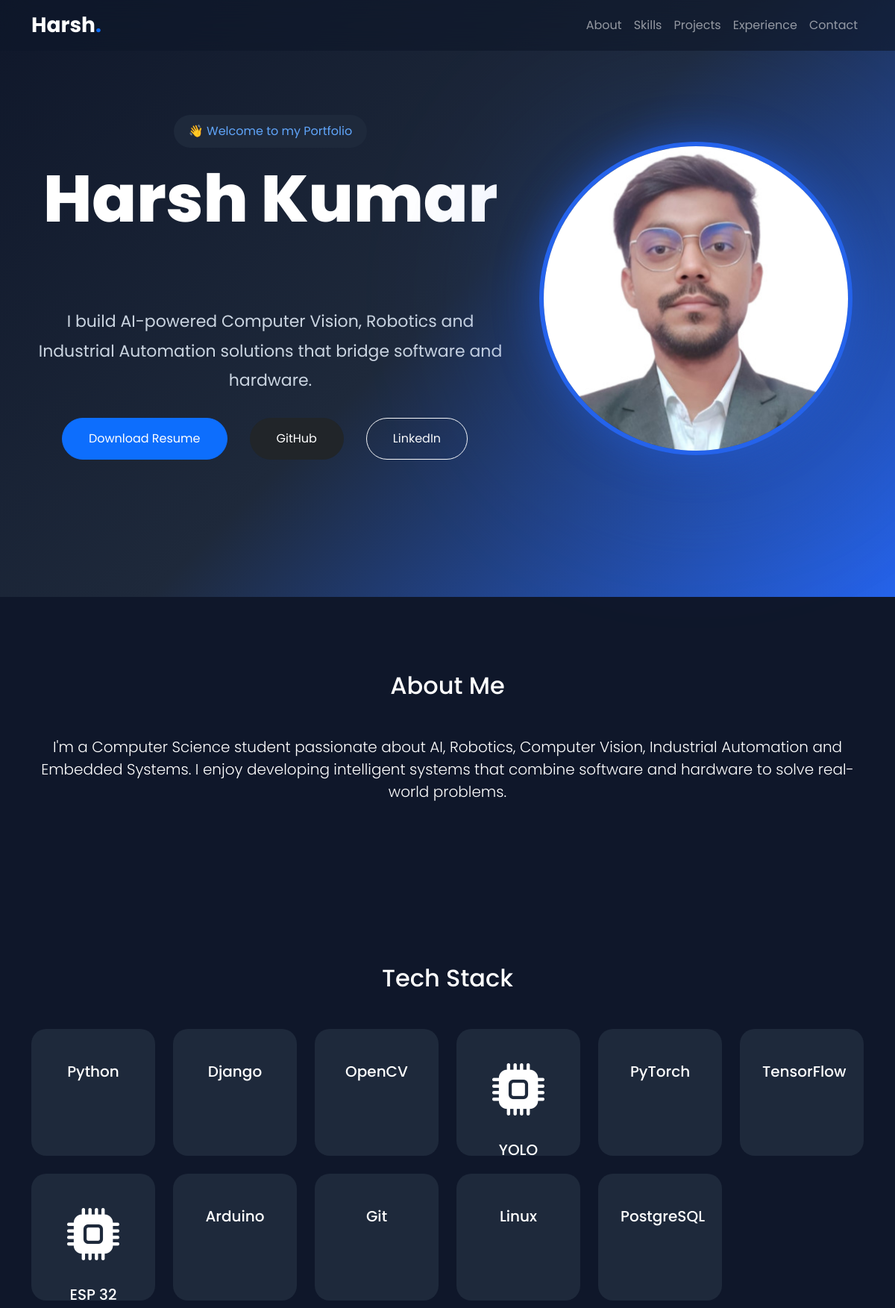
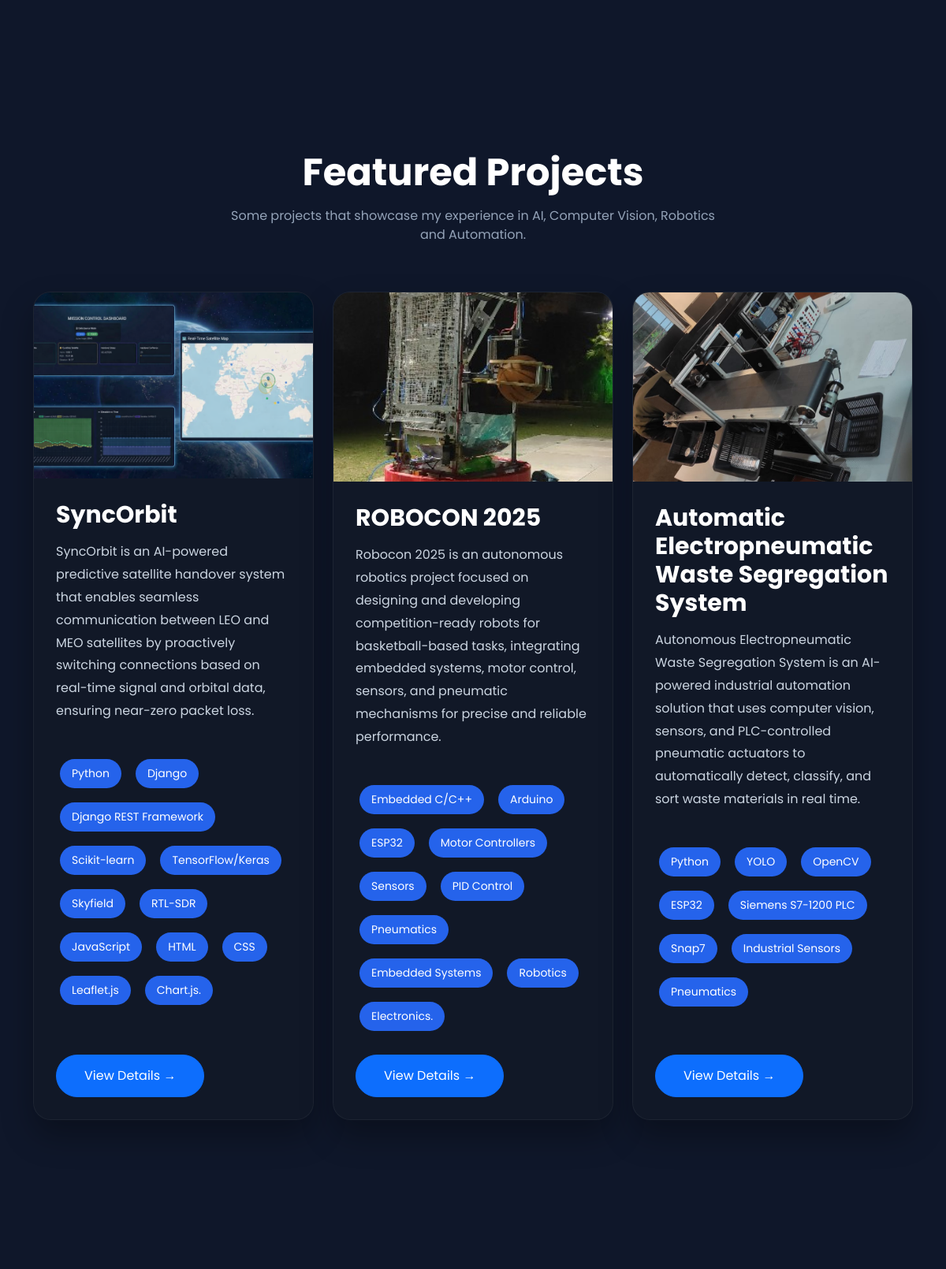
The page / (upper part) on the database its author committed (2 pictures, top to bottom).
### website/models.py (models this page shows, shortened)
class Skill(models.Model):
    CATEGORY_CHOICES = [
        ("AI", "AI & Machine Learning"),
        ("CV", "Computer Vision"),
        ("WEB", "Web Development"),
        ("EMB", "Embedded Systems"),
        ("ROB", "Robotics"),
        ("TOOLS", "Tools"),
    ]
    name = models.CharField(max_length=100)
    icon_class = models.CharField(max_length=100)
    category = models.CharField(max_length=10, choices=CATEGORY_CHOICES)

class Project(models.Model):
    title = models.CharField(max_length=200)
    slug = models.SlugField(blank=True)
    short_description = models.TextField()
    description = models.TextField()
    image = models.ImageField(upload_to="projects")
    github = models.URLField(blank=True)
    demo = models.URLField(blank=True)
    technologies = models.CharField(
        max_length=300,
        help_text="Comma separated"
    )
    featured = models.BooleanField(default=False)
    order = models.PositiveIntegerField(default=0)
    created = models.DateField(auto_now_add=True)
    def tech_list(self):
        return [t.strip() for t in self.technologies.split(",")]

### website/views.py (the view, shortened to what this page needs)
# urls.py: path("", views.home, name="home"),
def home(request):
    context = {
        "skills": Skill.objects.all(),
        "projects": Project.objects.filter(featured=True),
        "experiences": Experience.objects.all(),
        "achievements": Achievement.objects.all(),
    }
    return render(request, "index.html", context)

### website/templates/index.html (shortened to what this page needs)
{% extends 'base.html' %}
{% load static %}
{% block content %}
<nav class="navbar navbar-expand-lg fixed-top navbar-dark glass-nav">
    <div class="container">
        <a class="navbar-brand fw-bold fs-3" href="#">
            Harsh<span class="text-primary">.</span>
        </a>
        <div class="collapse navbar-collapse" id="navbar">
            <ul class="navbar-nav ms-auto">
                <li class="nav-item">
                    <a class="nav-link" href="#about">About</a>
                </li>
                <li class="nav-item">
                    <a class="nav-link" href="#skills">Skills</a>
                </li>
                <li class="nav-item">
                    <a class="nav-link" href="#projects">Projects</a>
                </li>
                <li class="nav-item">
                    <a class="nav-link" href="#experience">Experience</a>
                </li>
                <li class="nav-item">
                    <a class="nav-link" href="#contact">Contact</a>
                </li>
            </ul>
        </div>
    </div>
</nav>
{% include 'includes/hero.html' %}
<section id="about" class="section">
    <div class="container">
        <h2 class="text-center mb-5">About Me</h2>
        <p class="lead text-center">
            I'm a Computer Science student passionate about AI, Robotics, Computer Vision,
            Industrial Automation and Embedded Systems. I enjoy developing intelligent
            systems that combine software and hardware to solve real-world problems.
        </p>
    </div>
</section>
<section id="skills" class="section">
    <div class="container">
        <h2 class="text-center mb-5">Tech Stack</h2>
        <div class="row g-4">
            {% for skill in skills %}
            <div class="col-lg-2 col-md-3 col-6">
                <div class="tech-card">
                    {% if skill.name == "Python" %}
                    <i class="devicon-python-plain colored"></i>
                    {% elif skill.name == "Django" %}
                    <i class="devicon-django-plain"></i>
                    {% elif skill.name == "OpenCV" %}
                    <i class="devicon-opencv-plain colored"></i>
                    {% elif skill.name == "PyTorch" %}
                    <i class="devicon-pytorch-original colored"></i>
                    {% elif skill.name == "TensorFlow" %}
                    <i class="devicon-tensorflow-original colored"></i>
                    {% elif skill.name == "Arduino" %}
                    <i class="devicon-arduino-plain colored"></i>
                    {% elif skill.name == "Git" %}
                    <i class="devicon-git-plain colored"></i>
                    {% elif skill.name == "GitHub" %}
                    <i class="devicon-github-original"></i>
                    {% elif skill.name == "Linux" %}
                    <i class="devicon-linux-plain"></i>
                    {% elif skill.name == "JavaScript" %}
                    <i class="devicon-javascript-plain colored"></i>
                    {% elif skill.name == "HTML" %}
                    <i class="devicon-html5-plain colored"></i>
                    {% elif skill.name == "CSS" %}
                    <i class="devicon-css3-plain colored"></i>
                    {% elif skill.name == "Docker" %}
                    <i class="devicon-docker-plain colored"></i>
                    {% elif skill.name == "PostgreSQL" %}
                    <i class="devicon-postgresql-plain colored"></i>
                    {% else %}
                    <i class="bi bi-cpu-fill"></i>
                    {% endif %}
                    <h5>{{ skill.name }}</h5>
                </div>
            </div>
            {% endfor %}
        </div>
    </div>
</section>
{% include "includes/projects.html" %}
{% include "includes/experience.html" %}
{% endblock %}

### website/templates/base.html (shortened to what this page needs)
{% load static %}
<!DOCTYPE html>
<html lang="en">
<head>
    <link href="https://cdn.jsdelivr.net/npm/bootstrap@5.3.3/dist/css/bootstrap.min.css" rel="stylesheet">
    <link rel="stylesheet" href="https://cdn.jsdelivr.net/npm/bootstrap-icons@1.11.3/font/bootstrap-icons.min.css">
    <link rel="stylesheet" href="{% static 'css/style.css' %}">
    <link rel="stylesheet" href="{% static 'css/projects.css' %}">
    <link rel="stylesheet" href="{% static 'css/hero.css' %}">
    <link rel="stylesheet" href="{% static 'css/timeline.css' %}">
    <link rel="stylesheet" href="{% static 'css/achievements.css' %}">
    <link rel="stylesheet" href="{% static 'css/contact.css' %}">
    <link rel="stylesheet" href="https://cdn.jsdelivr.net/gh/devicons/devicon@latest/devicon.min.css">
</head>
<body>
    {% block content %}
    {% endblock %}
</body>
</html>

### website/templates/includes/hero.html (shortened to what this page needs)
{% load static %}
<section class="hero">
    <div class="container">
        <div class="row align-items-center">
            <div class="col-lg-7">
                <span class="hero-badge">
                    👋 Welcome to my Portfolio
                </span>
                <h1>
                    Harsh Kumar
                </h1>
                <h2>
                </h2>
                <p>
                    I build AI-powered Computer Vision,
                    Robotics and Industrial Automation
                    solutions that bridge software and hardware.
                </p>
                <div class="hero-buttons">
                    <a href="/media/resume/resume.pdf" class="btn btn-primary">
                        Download Resume
                    </a>
                    <a href="https://github.com/harshkabir007" target="_blank" class="btn btn-dark">
                        GitHub
                    </a>
                    <a href="https://linkedin.com" class="btn btn-outline-light">
                        LinkedIn
                    </a>
                </div>
            </div>
            <div class="col-lg-5">
                <div class="profile-wrapper">
                    <img src="{% static 'images/profile.png' %}" class="profile-img">
                </div>
            </div>
        </div>
    </div>
</section>

### website/templates/includes/projects.html
<section id="projects" class="section">
    <div class="container">
        <div class="section-header">
            <h2>Featured Projects</h2>
            <p>
                Some projects that showcase my experience in AI,
                Computer Vision, Robotics and Automation.
            </p>
        </div>
        <div class="row g-4">
            {% for project in projects %}
            <div class="col-lg-4">
                <div class="project-card">
                    {% if project.image %}
                    <img src="{{ project.image.url }}">
                    {% endif %}
                    <div class="project-content">
                        <h3>{{ project.title }}</h3>
                        <p>{{ project.short_description }}</p>
                        <div class="tech-stack">
                            {% for tech in project.tech_list %}
                            <span>{{ tech }}</span>
                            {% endfor %}
                        </div>
                        <div class="project-footer">
                            <a href="{% url 'project_detail' project.id %}" class="btn btn-primary">
                                View Details →
                            </a>
                        </div>
                    </div>
                </div>
            </div>
            {% endfor %}
        </div>
    </div>
</section>

### website/templates/includes/experience.html (shortened to what this page needs)
<section id="experience" class="section">
</section>

### website/static/css/style.css (style rules this page uses)
* { margin: 0; padding: 0; box-sizing: border-box; font-family: Poppins, sans-serif; }
html { scroll-behavior: smooth; }
body { background: #0f172a; color: white; }
.navbar { background: rgba(15, 23, 42, .75); backdrop-filter: blur(12px); }
.hero { height: 100vh; display: flex; align-items: center; justify-content: center; text-align: center; background: linear-gradient(135deg, #0f172a, #1e293b, #2563eb); }
.hero h1 { font-size: 72px; font-weight: 700; }
.hero h2 { color: #60a5fa; margin: 20px 0; }
.hero p { font-size: 20px; max-width: 700px; margin: auto; margin-bottom: 30px; }
.section { padding: 100px 0; }
.btn-primary { padding: 14px 35px; border-radius: 50px; }
.tech-card { background: #1e293b; border-radius: 20px; padding: 30px; text-align: center; transition: .3s; height: 170px; }
.tech-card i { font-size: 70px; margin-bottom: 15px; }
.tech-card h5 { margin-top: 15px; }
.glass-nav { background: rgba(15, 23, 42, .65); backdrop-filter: blur(18px); }
.hero { min-height: 100vh; display: flex; align-items: center; }
.hero h1 { font-size: 85px; font-weight: 700; line-height: 1; }
.hero h2 { margin: 20px 0; color: #60a5fa; height: 60px; }
.hero-buttons .btn { margin-right: 15px; padding: 15px 35px; border-radius: 50px; }
.profile-img { width: 380px; border-radius: 50%; border: 6px solid #2563eb; box-shadow: 0 0 60px rgba(37, 99, 235, .45); }
.project-card { background: #182033; border-radius: 20px; overflow: hidden; transition: .4s; height: 100%; box-shadow: 0 20px 40px rgba(0, 0, 0, .3); }
.project-card img { width: 100%; height: 220px; object-fit: cover; }
.tech-stack { margin: 20px 0; }
.tech-stack span { display: inline-block; padding: 7px 15px; background: #2563eb; border-radius: 30px; margin: 5px; font-size: 14px; }

### website/static/css/projects.css (style rules this page uses)
.section-header { text-align: center; margin-bottom: 60px; }
.section-header h2 { font-size: 48px; font-weight: 700; margin-bottom: 15px; }
.section-header p { color: #94a3b8; max-width: 650px; margin: auto; }
.project-card { background: #111827; border-radius: 22px; overflow: hidden; height: 100%; transition: .4s; display: flex; flex-direction: column; border: 1px solid rgba(255, 255, 255, .05); }
.project-card img { width: 100%; height: 240px; object-fit: cover; }
.project-content { padding: 28px; display: flex; flex-direction: column; height: 100%; }
.project-content h3 { font-size: 30px; margin-bottom: 15px; font-weight: 700; }
.project-content p { line-height: 1.8; color: #cbd5e1; }
.tech-stack { display: flex; flex-wrap: wrap; gap: 8px; margin: 25px 0; }
.tech-stack span { padding: 8px 15px; background: #2563eb; border-radius: 30px; font-size: 14px; }
.project-footer { margin-top: auto; }

### website/static/css/hero.css (style rules this page uses)
.hero { min-height: 100vh; display: flex; align-items: center; position: relative; }
.hero-badge { display: inline-block; padding: 10px 20px; border-radius: 30px; background: #1e293b; margin-bottom: 25px; color: #60a5fa; }
.hero h1 { font-size: 88px; font-weight: 800; line-height: 1; margin-bottom: 15px; }
.hero h2 { font-size: 40px; color: #3b82f6; margin-bottom: 25px; height: 55px; }
.hero p { font-size: 22px; line-height: 1.8; color: #cbd5e1; max-width: 650px; margin-bottom: 30px; }
.profile-wrapper { position: relative; display: flex; justify-content: center; }
.profile-img { width: 420px; border-radius: 50%; position: relative; z-index: 2; }
.hero-buttons { display: flex; gap: 15px; justify-content: center; align-items: center; margin-bottom: 30px; flex-wrap: wrap; }

### rows shown on the page
Skill: name "Python"
Skill: name "Django"
Skill: name "OpenCV"
Skill: name "YOLO"
Skill: name "PyTorch"
Skill: name "TensorFlow"
Skill: name "ESP 32"
Skill: name "Arduino"
Skill: name "Git"
Skill: name "Linux"
Skill: name "PostgreSQL"
Project: image (picture), title "SyncOrbit", short_description "SyncOrbit is an AI-powered predictive satellite handover system that enables seamless communication between LEO and MEO satellites by proactively switching connections based on real-time signal and orbital data, ensuring near-zero packet loss.", tech_list "Python" "Django" "Django REST Framework" "Scikit-learn" "TensorFlow/Keras" "Skyfield" "RTL-SDR" "JavaScript" "HTML" "CSS" "Leaflet.js" "Chart.js."
Project: image (picture), title "ROBOCON 2025", short_description "Robocon 2025 is an autonomous robotics project focused on designing and developing competition-ready robots for basketball-based tasks, integrating embedded systems, motor control, sensors, and pneumatic mechanisms for precise and reliable performance.", tech_list "Embedded C/C++" "Arduino" "ESP32" "Motor Controllers" "Sensors" "PID Control" "Pneumatics" "Embedded Systems" "Robotics" "Electronics."
Project: image (picture), title "Automatic Electropneumatic Waste Segregation System", short_description "Autonomous Electropneumatic Waste Segregation System is an AI-powered industrial automation solution that uses computer vision, sensors, and PLC-controlled pneumatic actuators to automatically detect, classify, and sort waste materials in real time.", tech_list "Python" "YOLO" "OpenCV" "ESP32" "Siemens S7-1200 PLC" "Snap7" "Industrial Sensors" "Pneumatics"
